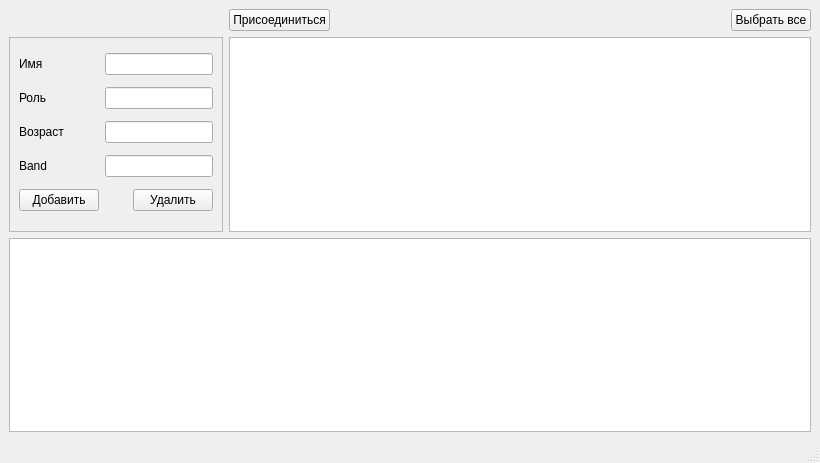
<?xml version="1.0" encoding="UTF-8"?>
<ui version="4.0">
 <class>MainWindow</class>
 <widget class="QMainWindow" name="MainWindow">
  <property name="geometry">
   <rect>
    <x>0</x>
    <y>0</y>
    <width>820</width>
    <height>463</height>
   </rect>
  </property>
  <property name="sizePolicy">
   <sizepolicy hsizetype="Minimum" vsizetype="Preferred">
    <horstretch>0</horstretch>
    <verstretch>0</verstretch>
   </sizepolicy>
  </property>
  <property name="windowTitle">
   <string>Участники групп</string>
  </property>
  <widget class="QWidget" name="centralwidget">
   <layout class="QGridLayout" name="gridLayout_2">
    <item row="0" column="1">
     <widget class="QPushButton" name="btnConnect">
      <property name="text">
       <string>Присоединиться</string>
      </property>
     </widget>
    </item>
    <item row="0" column="2">
     <spacer name="horizontalSpacer">
      <property name="orientation">
       <enum>Qt::Horizontal</enum>
      </property>
      <property name="sizeHint" stdset="0">
       <size>
        <width>324</width>
        <height>20</height>
       </size>
      </property>
     </spacer>
    </item>
    <item row="0" column="3">
     <widget class="QPushButton" name="btnSelectAll">
      <property name="text">
       <string>Выбрать все</string>
      </property>
     </widget>
    </item>
    <item row="1" column="0">
     <widget class="QFrame" name="frame">
      <property name="frameShape">
       <enum>QFrame::StyledPanel</enum>
      </property>
      <property name="frameShadow">
       <enum>QFrame::Raised</enum>
      </property>
      <layout class="QGridLayout" name="gridLayout">
       <item row="4" column="0">
        <widget class="QPushButton" name="btnAdd">
         <property name="text">
          <string>Добавить</string>
         </property>
        </widget>
       </item>
       <item row="1" column="0">
        <widget class="QLabel" name="lbRole">
         <property name="text">
          <string>Роль</string>
         </property>
        </widget>
       </item>
       <item row="2" column="1" colspan="2">
        <widget class="QLineEdit" name="leAge"/>
       </item>
       <item row="0" column="1" colspan="2">
        <widget class="QLineEdit" name="leFullName"/>
       </item>
       <item row="1" column="1" colspan="2">
        <widget class="QLineEdit" name="leRole"/>
       </item>
       <item row="4" column="2">
        <widget class="QPushButton" name="btnDel">
         <property name="text">
          <string>Удалить</string>
         </property>
        </widget>
       </item>
       <item row="2" column="0">
        <widget class="QLabel" name="lbAge">
         <property name="text">
          <string>Возраст</string>
         </property>
        </widget>
       </item>
       <item row="0" column="0">
        <widget class="QLabel" name="lbFullName">
         <property name="text">
          <string>Имя</string>
         </property>
        </widget>
       </item>
       <item row="3" column="0">
        <widget class="QLabel" name="lbBand">
         <property name="text">
          <string>Band</string>
         </property>
        </widget>
       </item>
       <item row="3" column="1" colspan="2">
        <widget class="QLineEdit" name="leBand"/>
       </item>
      </layout>
     </widget>
    </item>
    <item row="1" column="1" colspan="3">
     <widget class="QTableWidget" name="twMembers"/>
    </item>
    <item row="2" column="0" colspan="4">
     <widget class="QTextEdit" name="teResult">
      <property name="readOnly">
       <bool>true</bool>
      </property>
     </widget>
    </item>
   </layout>
  </widget>
  <widget class="QMenuBar" name="menubar">
   <property name="geometry">
    <rect>
     <x>0</x>
     <y>0</y>
     <width>820</width>
     <height>22</height>
    </rect>
   </property>
  </widget>
  <widget class="QStatusBar" name="statusbar"/>
 </widget>
 <resources/>
 <connections/>
</ui>
